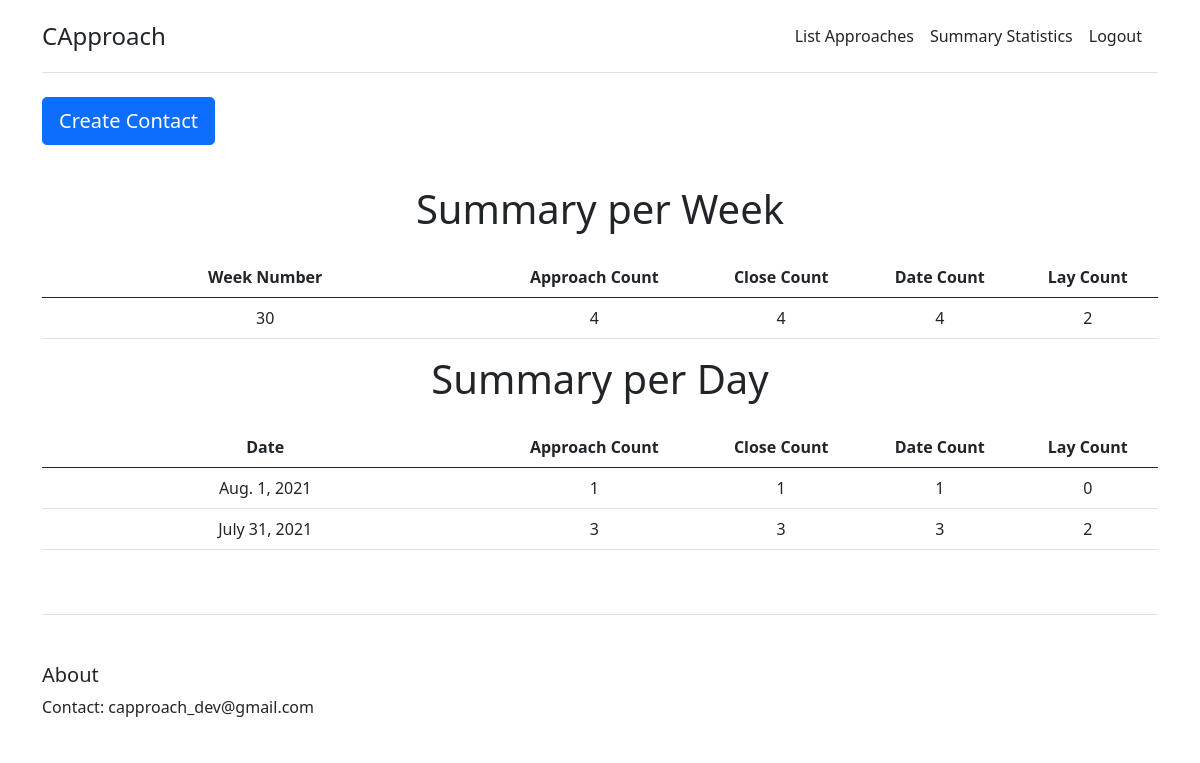
Screenshot of /statistics/ (signed in) with the database file from the repository.
### core/models.py (models this page shows, shortened)
class Contact(models.Model):
	AGE_CHOICES = [(i,i) for i in range(15, 50)]
	DURATION_CHOICES = [('Short', 'Short'), ('Medium', 'Medium'), ('Long', 'Long')]
	INTERACTION_CHOICES = [(i,i) for i in range(1, 11)]
	LOOKS_CHOICES = [(i,i) for i in range(1, 11)]
	BOOLEAN_CHOICES = [(1, 'yes'),(0, 'no')]
	date_approach = models.DateField(default=timezone.now)
	time_approach = models.TimeField(default=timezone.now)
	name = models.CharField(max_length=30, blank=False)
	age = models.IntegerField(blank=True, null=True, choices=AGE_CHOICES, default=22)
	nationality = models.CharField(max_length=30, blank=True, null=True)
	duration = models.CharField(max_length=30, choices=DURATION_CHOICES, default='Medium', blank=True, null=True)
	interaction = models.IntegerField(blank=True, null=True, choices=INTERACTION_CHOICES, default=7)
	looks = models.IntegerField(blank=True, null=True, choices=LOOKS_CHOICES, default=7)
	close = models.BooleanField(choices=BOOLEAN_CHOICES, default=1, blank=True)
	reply = models.BooleanField(choices=BOOLEAN_CHOICES, default=0, blank=True)
	date = models.BooleanField(choices=BOOLEAN_CHOICES, default=0, blank=True)
	lay = models.BooleanField(choices=BOOLEAN_CHOICES, default=0, blank=True)
	comments = models.TextField(blank = True, max_length=300)
	created_at = models.DateTimeField(editable=False, default=timezone.now)
	updated_at = models.DateTimeField(editable=False, default=timezone.now)
	created_by = models.ForeignKey(User, on_delete=models.CASCADE, null=True, blank=True, editable=False)

### core/views.py (the view)
# urls.py: path('statistics/', views.StatisticsListView.as_view(), name='statistics_list'),
@method_decorator(login_required, name='dispatch')
class StatisticsListView(ListView):
	template_name = 'core/statistics_list.html'
	model = Contact
	def get_context_data(self, **kwargs):
		context = super().get_context_data(**kwargs)
		user = self.request.user
		context['summary_week'] = Contact.objects \
		.filter(created_by=user) \
    	.annotate(week_number=ExtractWeek('date_approach')) \
		.values('week_number') \
		.annotate(approach_count=Count('close')) \
		.annotate(close_count=Sum(Case(When(close=True, then=1),
	        default=Value(0),
	        output_field=IntegerField()
	    ))) \
		.annotate(date_count=Sum(Case(When(date=True, then=1),
	        default=Value(0),
	        output_field=IntegerField()
	    ))) \
		.annotate(lay_count=Sum(Case(When(lay=True, then=1),
	        default=Value(0),
	        output_field=IntegerField()
	    ))) \
		.order_by('-week_number')
		context['summary_day'] = Contact.objects \
		.filter(created_by=user) \
		.values('date_approach') \
		.annotate(approach_count=Count('close')) \
		.annotate(close_count=Sum(Case(When(close=True, then=1),
	        default=Value(0),
	        output_field=IntegerField()
	    ))) \
		.annotate(date_count=Sum(Case(When(date=True, then=1),
	        default=Value(0),
	        output_field=IntegerField()
	    ))) \
		.annotate(lay_count=Sum(Case(When(lay=True, then=1),
	        default=Value(0),
	        output_field=IntegerField()
	    ))) \
		.order_by('-date_approach')
		return context

### core/templates/core/statistics_list.html
{% extends 'core/base.html' %}
{% block content %}
<main>
	<h2 class="display-6 text-center mb-4">Summary per Week</h2>
	<div class="table-responsive">
		<table class="table text-center">
			<thead>
				<tr>
					<th style="width: 40%;">Week Number</th>
					<th>Approach Count</th>
					<th>Close Count</th>
					<th>Date Count</th>
					<th>Lay Count</th>
				</tr>
			</thead>
			<tbody>
				{% for item in summary_week %}
				<tr>
					<td>{{ item.week_number }}</td>
					<td>{{ item.approach_count }}</td>
					<td>{{ item.close_count }}</td>
					<td>{{ item.date_count }}</td>
					<td>{{ item.lay_count }}</td>
				</tr>
				{% endfor %}
			</tbody>
		</table>
	</div>
</main>
<main>
	<h2 class="display-6 text-center mb-4">Summary per Day</h2>
	<div class="table-responsive">
		<table class="table text-center">
			<thead>
				<tr>
					<th style="width: 40%";>Date</th>
					<th>Approach Count</th>
					<th>Close Count</th>
					<th>Date Count</th>
					<th>Lay Count</th>
				</tr>
			</thead>
			<tbody>
				{% for item in summary_day %}
				<tr>
					<td>{{ item.date_approach }}</td>
					<td>{{ item.approach_count }}</td>
					<td>{{ item.close_count }}</td>
					<td>{{ item.date_count }}</td>
					<td>{{ item.lay_count }}</td>
				</tr>
				{% endfor %}
			</tbody>
		</table>
	</div>
</main>
{% endblock %}

### rows the page displays
Contact: week_number "30", approach_count "4", close_count "4", date_count "4", lay_count "2"

### other values shown
{{ item.date_approach }} "Aug. 1, 2021" "July 31, 2021"
{{ item.approach_count }} "1" "3"
{{ item.close_count }} "1" "3"
{{ item.date_count }} "1" "3"
{{ item.lay_count }} "0" "2"
